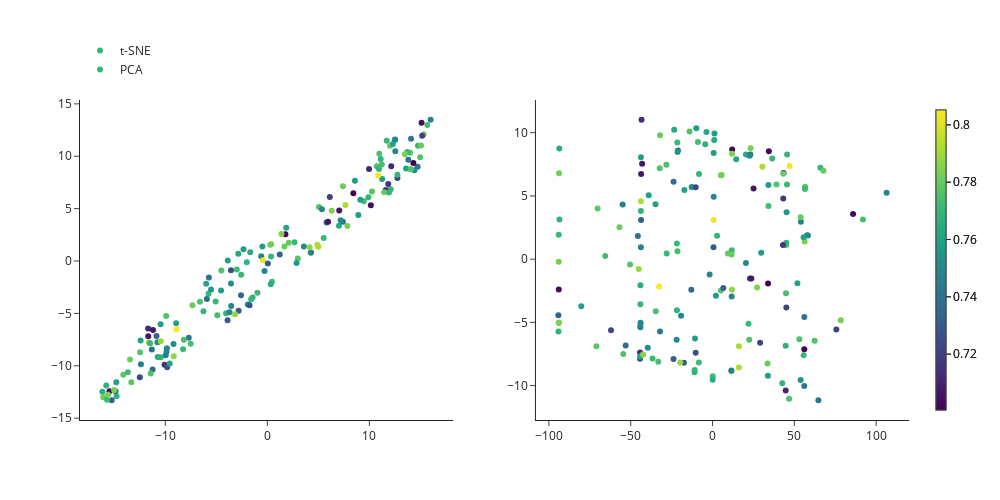

Notebook code cell kept with this figure:
### Code cell
fig = make_subplots(rows=1, cols=2)
# fig.update_layout(layout)
fig.add_scatter(
    x=parameters_tsne[:, 0], y=parameters_tsne[:, 1], marker=dict(color=scores[good], colorscale='Viridis', colorbar=dict(thickness=10)), name="t-SNE",
    mode="markers", row=1, col=1
)
fig.add_scatter(
    x=parameters_pca[:, 0], y=parameters_pca[:, 1], marker=dict(color=scores[good], colorscale='Viridis', colorbar=dict(thickness=10)), name="PCA",
    mode="markers", row=1, col=2
)
fig.update_layout(height=500, width=1000, legend_x=0, legend_y=1.2)

### Figure 1 — Plotly figure (JSON) as saved in the notebook; plotly's stock layout.template omitted (floating-point values rounded to 4 significant figures; data arrays with more than 128 entries replaced by an {"elided": "..."} marker saying what was removed)
{"data": [{"marker": {"color": {"elided": "168 float values"}, "colorbar": {"thickness": 10}, "colorscale": [[0, "#440154"], [0.1111, "#482878"], [0.2222, "#3e4989"], [0.3333, "#31688e"], [0.4444, "#26828e"], [0.5556, "#1f9e89"], [0.6667, "#35b779"], [0.7778, "#6ece58"], [0.8889, "#b5de2b"], [1, "#fde725"]]}, "mode": "markers", "name": "t-SNE", "type": "scatter", "x": {"elided": "168 float values"}, "xaxis": "x", "y": {"elided": "168 float values"}, "yaxis": "y"}, {"marker": {"color": {"elided": "168 float values"}, "colorbar": {"thickness": 10}, "colorscale": [[0, "#440154"], [0.1111, "#482878"], [0.2222, "#3e4989"], [0.3333, "#31688e"], [0.4444, "#26828e"], [0.5556, "#1f9e89"], [0.6667, "#35b779"], [0.7778, "#6ece58"], [0.8889, "#b5de2b"], [1, "#fde725"]]}, "mode": "markers", "name": "PCA", "type": "scatter", "x": {"elided": "168 float values"}, "xaxis": "x2", "y": {"elided": "168 float values"}, "yaxis": "y2"}], "layout": {"height": 500, "legend": {"x": 0, "y": 1.2}, "width": 1000, "xaxis": {"anchor": "y", "autorange": true, "domain": [0, 0.45], "range": [-18.36, 18.2], "type": "linear"}, "xaxis2": {"anchor": "y2", "autorange": true, "domain": [0.55, 1], "range": [-107.9, 120.1], "type": "linear"}, "yaxis": {"anchor": "x", "autorange": true, "domain": [0, 1], "range": [-15.17, 15.37], "type": "linear"}, "yaxis2": {"anchor": "x2", "autorange": true, "domain": [0, 1], "range": [-12.72, 12.58], "type": "linear"}}}
